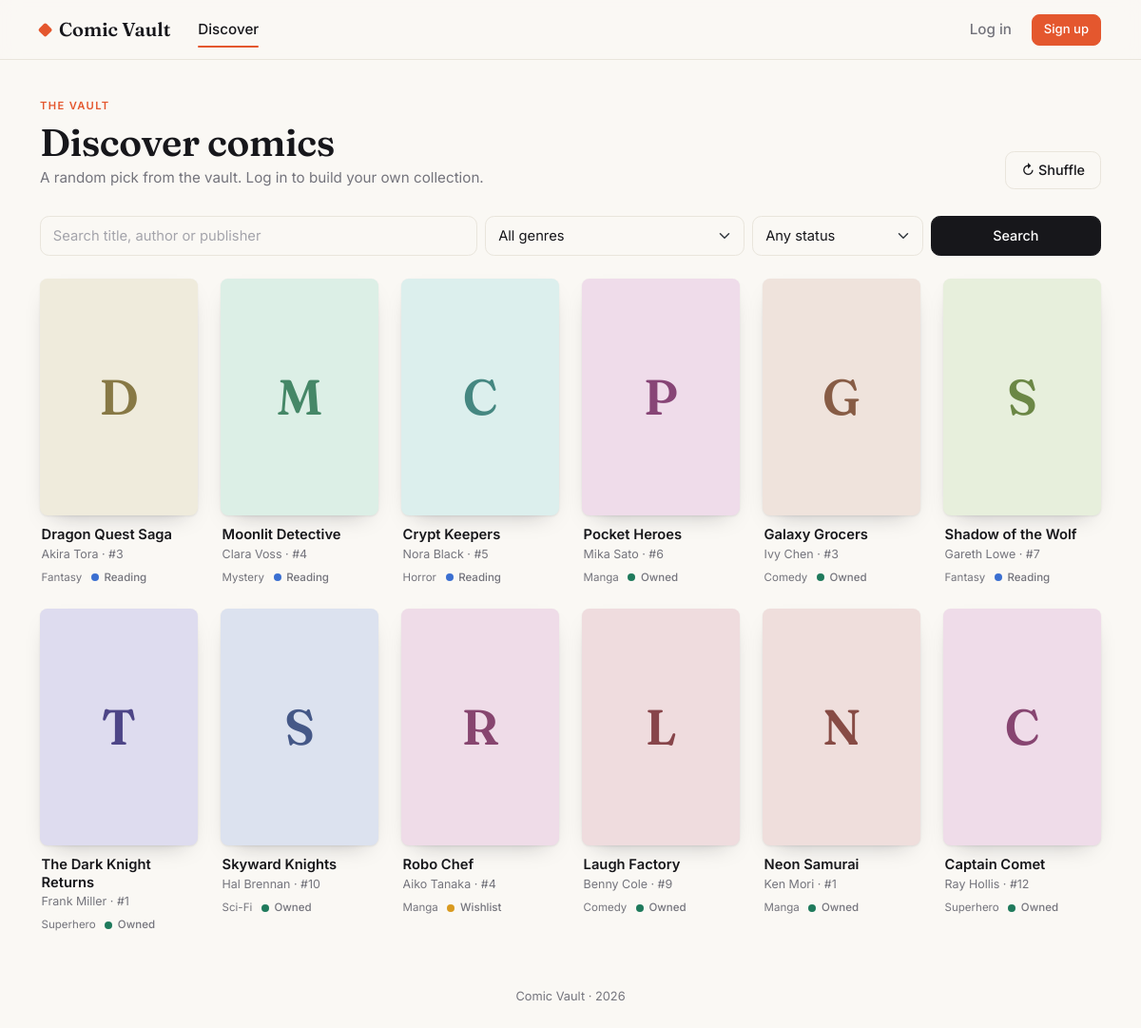
The page / on the database its author committed.
### tables this page shows
CREATE TABLE IF NOT EXISTS comics (
  id           INT UNSIGNED AUTO_INCREMENT PRIMARY KEY,
  user_id      INT UNSIGNED NOT NULL,
  source_id    INT UNSIGNED NULL,
  title        VARCHAR(150) NOT NULL,
  author       VARCHAR(100) NOT NULL,
  publisher    VARCHAR(100) NULL,
  genre        VARCHAR(50)  NOT NULL DEFAULT 'Other',
  issue_number INT UNSIGNED NULL,
  year         YEAR NULL,
  price        DECIMAL(8,2) NULL,
  status       ENUM('owned','wishlist','reading') NOT NULL DEFAULT 'owned',
  cover        VARCHAR(255) NULL,
  description  TEXT NULL,
  created_at   TIMESTAMP NOT NULL DEFAULT CURRENT_TIMESTAMP,
  CONSTRAINT fk_comics_user FOREIGN KEY (user_id) REFERENCES users(id) ON DELETE CASCADE,
  CONSTRAINT fk_comics_source FOREIGN KEY (source_id) REFERENCES comics(id) ON DELETE SET NULL
);

### includes/comic_grid.php (the view, shortened to what this page needs)
<?php
if(!isset($suffix)) {
    $suffix = "";
}
?>
<div class="row row-cols-2 row-cols-md-3 row-cols-lg-4 row-cols-xl-6 g-4">
  <?php foreach($comics as $c) { ?>
    <div class="col">
      <div class="comic-card h-100">
        <a href="<?php echo $base; ?>/comic.php?id=<?php echo $c['id'] . $suffix; ?>" class="text-decoration-none"><?php echo showCover($c); ?></a>
        <div class="comic-body">
          <a href="<?php echo $base; ?>/comic.php?id=<?php echo $c['id'] . $suffix; ?>" class="comic-title"><?php echo h($c['title']); ?></a>
          <div class="comic-meta">
            <?php echo h($c['author']); ?>
            <?php if($c['issue_number']) { echo "&middot; #" . $c['issue_number']; } ?>
          </div>
          <div class="comic-tags">
            <span><?php echo h($c['genre']); ?></span>
            <span class="status status-<?php echo $c['status']; ?>"><?php echo $status_labels[$c['status']]; ?></span>
          </div>
        </div>
      </div>
    </div>
  <?php } ?>
</div>

### includes/header.php (shortened to what this page needs)
<!DOCTYPE html>
<html lang="en">
<head>
  <link href="https://cdn.jsdelivr.net/npm/bootstrap@5.3.3/dist/css/bootstrap.min.css" rel="stylesheet">
  <link href="<?php echo $base; ?>/assets/style.css" rel="stylesheet">
</head>
<body class="role-<?php echo $role; ?>">
<nav class="navbar navbar-expand-md navbar-light site-nav">
  <div class="container">
    <a class="navbar-brand" href="<?php echo $base; ?>/<?php echo ($role == 'admin') ? 'admin/dashboard.php' : 'index.php'; ?>">
      <span class="brand-mark"></span>Comic Vault
    </a>
    <div class="collapse navbar-collapse" id="mainNav">
      <ul class="navbar-nav me-auto">
        <?php if($role == 'admin') { ?>
          <li class="nav-item"><a class="nav-link<?php echo activeClass('dashboard.php'); ?>" href="<?php echo $base; ?>/admin/dashboard.php">Dashboard</a></li>
          <li class="nav-item"><a class="nav-link<?php echo activeClass('index.php'); ?>" href="<?php echo $base; ?>/index.php">Discover</a></li>
          <li class="nav-item"><a class="nav-link<?php echo activeClass('users.php'); ?>" href="<?php echo $base; ?>/admin/users.php">Users</a></li>
        <?php } elseif($role == 'user') { ?>
          <li class="nav-item"><a class="nav-link<?php echo activeClass('index.php'); ?>" href="<?php echo $base; ?>/index.php">Discover</a></li>
          <li class="nav-item"><a class="nav-link<?php echo activeClass('mycollection.php'); ?>" href="<?php echo $base; ?>/mycollection.php">My Collection</a></li>
        <?php } else { ?>
          <li class="nav-item"><a class="nav-link<?php echo activeClass('index.php'); ?>" href="<?php echo $base; ?>/index.php">Discover</a></li>
        <?php } ?>
      </ul>
      <ul class="navbar-nav ms-auto align-items-md-center gap-md-2">
        <?php if($role != 'guest') { ?>
          <li class="nav-item"><span class="nav-user-name me-md-2"><?php echo h($_SESSION['name']); ?></span></li>
          <li class="nav-item"><a class="btn btn-line btn-sm" href="<?php echo $base; ?>/logout.php">Log out</a></li>
        <?php } else { ?>
          <li class="nav-item"><a class="nav-link<?php echo activeClass('login.php'); ?>" href="<?php echo $base; ?>/login.php">Log in</a></li>
          <li class="nav-item"><a class="btn btn-accent btn-sm" href="<?php echo $base; ?>/register.php">Sign up</a></li>
        <?php } ?>
      </ul>
    </div>
  </div>
</nav>
<main class="container my-4">

### index.php (shortened to what this page needs)
<?php
include 'connection.php';
$q = "";
$conditions = array();
$searching = count($conditions) > 0;
if($role != 'admin') {
    $conditions[] = "comics.user_id IN (SELECT id FROM users WHERE role = 'admin')";
}
$where = "";
if(count($conditions) > 0) {
    $where = "WHERE " . implode(" AND ", $conditions);
}
$limit = 12;
if($role == 'admin') {
    $order = $searching ? "comics.title" : "comics.id DESC";
    $sql = "SELECT comics.*, COALESCE(comics.cover, src.cover) AS display_cover FROM comics LEFT JOIN comics src ON src.id = comics.source_id $where ORDER BY $order";
} else {
    $order = $searching ? "title" : "RAND() LIMIT $limit";
    $sql = "SELECT * FROM comics WHERE id IN (SELECT MIN(comics.id) FROM comics $where GROUP BY comics.title, comics.author, comics.issue_number) ORDER BY $order";
}
$result = mysqli_query($conn, $sql);
$comics = array();
while($row = mysqli_fetch_assoc($result)) {
    $comics[] = $row;
}
include 'includes/header.php';
?>
<div class="page-head">
  <div>
    <?php if($role == 'admin') { ?>
      <div class="eyebrow">Admin</div>
      <h1>Discover</h1>
      <p><?php echo $searching ? "Search results" : count($comics) . " comics in total. You can add, edit and delete any of them."; ?></p>
    <?php } elseif($role == 'user') { ?>
      <div class="eyebrow">Welcome back</div>
      <h1>Hello, <?php echo h($_SESSION['name']); ?></h1>
      <p><?php echo $searching ? "Search results" : "Here are " . count($comics) . " random picks. Use &ldquo;+ My Collection&rdquo; to save one to your own shelf."; ?></p>
    <?php } else { ?>
      <div class="eyebrow">The vault</div>
      <h1>Discover comics</h1>
      <p><?php echo $searching ? "Search results" : "A random pick from the vault. Log in to build your own collection."; ?></p>
    <?php } ?>
  </div>
  <div class="d-flex gap-2">
    <?php if($role == 'admin') { ?>
      <a href="<?php echo $base; ?>/form.php?from=discover" class="btn btn-accent">+ Add comic</a>
    <?php } elseif(!$searching) { ?>
      <a href="<?php echo $base; ?>/index.php" class="btn btn-line">&#8635; Shuffle</a>
    <?php } ?>
  </div>
</div>
<?php include 'includes/filters.php'; ?>
<?php
include 'includes/comic_grid.php';
?>
<?php include 'includes/footer.php'; ?>

### includes/filters.php (shortened to what this page needs)
<form method="GET" class="filters row g-2 mb-4">
  <div class="col-12 col-md-5">
    <input type="search" name="q" class="form-control" placeholder="Search title, author or publisher" value="<?php echo h($q); ?>">
  </div>
  <div class="col-6 col-md-3">
    <select name="genre" class="form-select">
      <option value="">All genres</option>
    </select>
  </div>
  <div class="col-6 col-md-2">
    <select name="status" class="form-select">
      <option value="">Any status</option>
    </select>
  </div>
  <div class="col-12 col-md-2 d-grid"><button class="btn btn-ink">Search</button></div>
</form>

### connection.php (shortened to what this page needs)
<?php
$base = rtrim(dirname($_SERVER['SCRIPT_NAME']), "/");
$role = "guest";
$status_labels = array("owned" => "Owned", "wishlist" => "Wishlist", "reading" => "Reading");
function h($text) {
    return htmlspecialchars((string)$text);
}
function activeClass($file) {
    if(basename($_SERVER['SCRIPT_NAME']) == $file) {
        return " active";
    }
    return "";
}
function showCover($comic) {
    $file = $comic['cover'];
    $hue = abs(crc32($comic['title'])) % 360;
    $letter = strtoupper(substr($comic['title'], 0, 1));
    return '<div class="cover cover-empty" style="background:hsl(' . $hue . ' 36% 90%);color:hsl(' . $hue . ' 32% 40%)"><span>' . h($letter) . '</span></div>';
}
?>

### includes/footer.php (shortened to what this page needs)
</main>
<footer class="site-footer">Comic Vault &middot; <?php echo date('Y'); ?></footer>
</body>
</html>

### assets/style.css (style rules this page uses)
:root { --bg: #faf8f4; --paper: #ffffff; --ink: #17171b; --muted: #74747c; --line: #e9e5dc; --accent: #e4572e; --accent-soft: color-mix(in srgb, var(--accent) 14%, transparent); --radius: .75rem; --serif: "Fraunces", Georgia, "Times New Roman", serif; --sans: "Inter", system-ui, -apple-system, "Segoe UI", Roboto, sans-serif; }
body { background: var(--bg); color: var(--ink); font-family: var(--sans); font-size: .95rem; -webkit-font-smoothing: antialiased; min-height: 100vh; display: flex; flex-direction: column; }
main.container { flex: 1; }
a { color: var(--accent); }
h1, .h1, h2, .h2, h3, .h3, .h4 { font-family: var(--serif); font-weight: 600; letter-spacing: -.01em; }
.site-nav { background: color-mix(in srgb, var(--bg) 88%, transparent); backdrop-filter: blur(10px); border-bottom: 1px solid var(--line); position: sticky; top: 0; z-index: 20; padding: .7rem 0; }
.site-nav .navbar-brand { font-family: var(--serif); font-weight: 600; font-size: 1.25rem; color: var(--ink); display: inline-flex; align-items: center; gap: .55rem; }
.brand-mark { width: .7rem; height: .7rem; background: var(--accent); border-radius: 2px; transform: rotate(45deg); }
.site-nav .nav-link { color: var(--muted); font-weight: 500; padding: .35rem .8rem !important; position: relative; }
.site-nav .nav-link.active { color: var(--ink); }
.site-nav .nav-link.active::after { content: ""; position: absolute; left: .8rem; right: .8rem; bottom: -2px; height: 2px; background: var(--accent); border-radius: 2px; }
.btn { border-radius: .6rem; font-weight: 500; font-size: .9rem; padding: .5rem 1rem; transition: all .15s; }
.btn-sm { font-size: .82rem; padding: .35rem .75rem; border-radius: .5rem; }
.btn-accent { background: var(--accent); border: 1px solid var(--accent); color: #fff; }
.btn-ink { background: var(--ink); border: 1px solid var(--ink); color: #fff; }
.btn-line { background: transparent; border: 1px solid var(--line); color: var(--ink); }
.page-head { display: flex; flex-wrap: wrap; justify-content: space-between; align-items: flex-end; gap: 1rem; margin: 1rem 0 1.75rem; }
.page-head h1 { font-size: clamp(1.8rem, 4vw, 2.5rem); margin: 0 0 .25rem; line-height: 1.1; }
.page-head p { color: var(--muted); margin: 0; max-width: 46rem; }
.eyebrow { text-transform: uppercase; letter-spacing: .12em; font-size: .7rem; font-weight: 600; color: var(--accent); margin-bottom: .5rem; }
.form-control, .form-select { background-color: var(--paper); border: 1px solid var(--line); border-radius: .6rem; padding: .55rem .8rem; font-size: .92rem; color: var(--ink); }
.form-control::placeholder { color: #a4a4ab; }
.filters .form-control, .filters .form-select { background-color: transparent; }
.cover { width: 100%; aspect-ratio: 2 / 3; object-fit: cover; display: block; border-radius: .5rem; background: #ece8df; box-shadow: 0 1px 2px rgba(20,20,30,.08), 0 10px 24px -14px rgba(20,20,30,.35); }
.cover-empty { display: flex; align-items: center; justify-content: center; font-family: var(--serif); font-size: 3.25rem; font-weight: 600; }
.comic-card { background: transparent; border: 0; }
.comic-card .cover { transition: transform .2s ease, box-shadow .2s ease; }
.comic-body { padding: .7rem .1rem 0; }
.comic-title { display: block; font-weight: 600; font-size: .92rem; color: var(--ink); text-decoration: none; line-height: 1.25; }
.comic-meta { font-size: .78rem; color: var(--muted); margin-top: .15rem; }
.comic-tags { margin-top: .4rem; font-size: .72rem; color: var(--muted); display: flex; flex-wrap: wrap; align-items: center; gap: .25rem .6rem; }
.status { display: inline-flex; align-items: center; gap: .35rem; font-weight: 500; }
.status::before { content: ""; width: .5rem; height: .5rem; border-radius: 50%; background: var(--muted); }
.status-owned::before { background: #1f7a5c; }
.status-wishlist::before { background: #d99a1f; }
.status-reading::before { background: #3b6fd1; }
footer.site-footer { color: var(--muted); font-size: .8rem; text-align: center; padding: 2rem 0 1.5rem; }

### rows shown on the page
comics: title "D", title "Dragon Quest Saga", author "Akira Tora", issue_number "3", genre "Fantasy", status "Reading"
comics: title "M", title "Moonlit Detective", author "Clara Voss", issue_number "4", genre "Mystery", status "Reading"
comics: title "C", title "Crypt Keepers", author "Nora Black", issue_number "5", genre "Horror", status "Reading"
comics: title "P", title "Pocket Heroes", author "Mika Sato", issue_number "6", genre "Manga", status "Owned"
comics: title "G", title "Galaxy Grocers", author "Ivy Chen", issue_number "3", genre "Comedy", status "Owned"
comics: title "S", title "Shadow of the Wolf", author "Gareth Lowe", issue_number "7", genre "Fantasy", status "Reading"
comics: title "T", title "The Dark Knight Returns", author "Frank Miller", issue_number "1", genre "Superhero", status "Owned"
comics: title "S", title "Skyward Knights", author "Hal Brennan", issue_number "10", genre "Sci-Fi", status "Owned"
comics: title "R", title "Robo Chef", author "Aiko Tanaka", issue_number "4", genre "Manga", status "Wishlist"
comics: title "L", title "Laugh Factory", author "Benny Cole", issue_number "9", genre "Comedy", status "Owned"
comics: title "N", title "Neon Samurai", author "Ken Mori", issue_number "1", genre "Manga", status "Owned"
comics: title "C", title "Captain Comet", author "Ray Hollis", issue_number "12", genre "Superhero", status "Owned"
